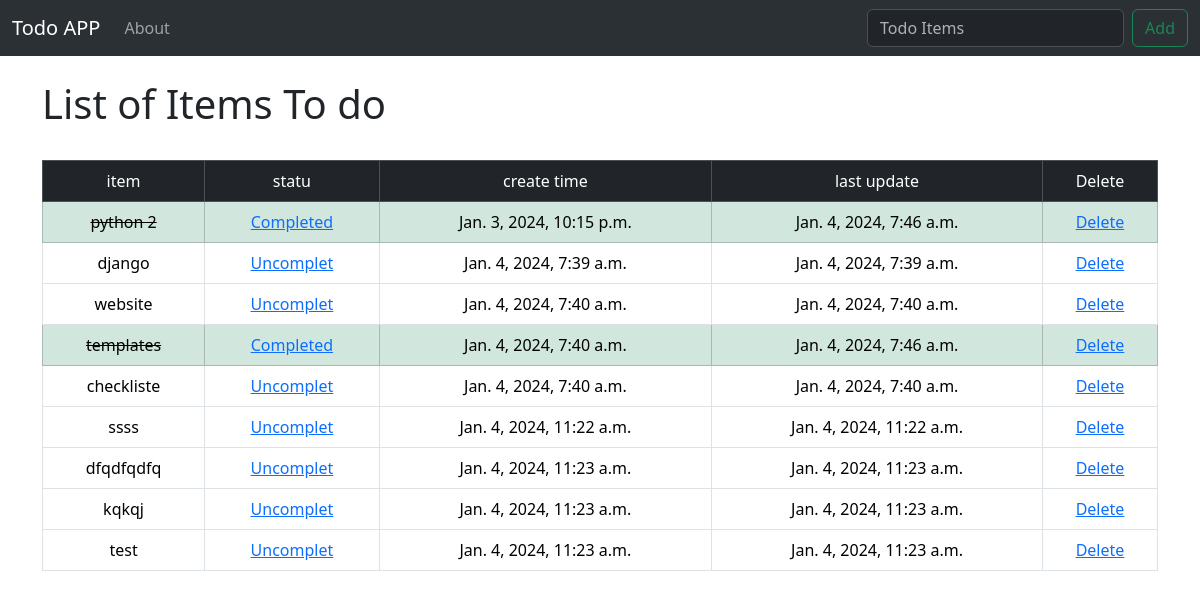
/, run on an earlier commit of the app's database.
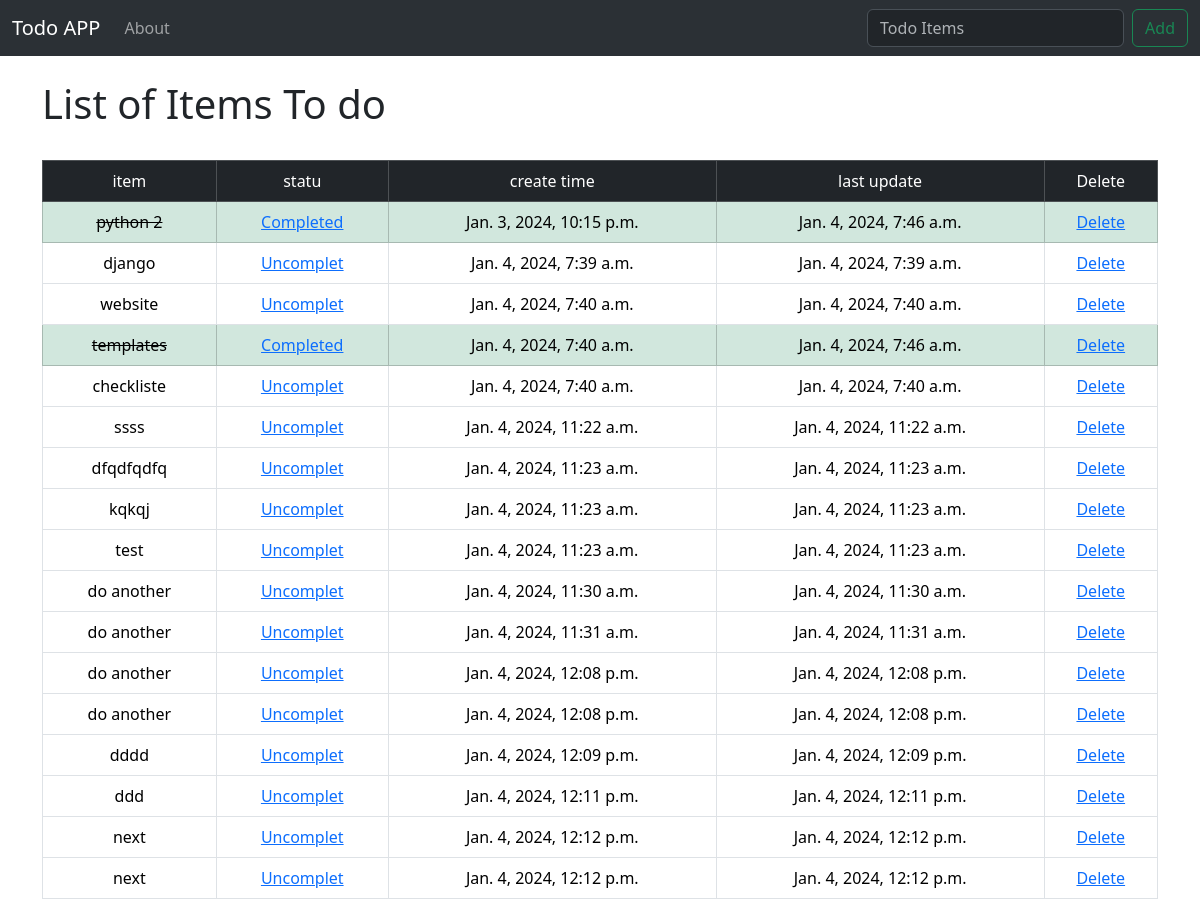
And on a later commit of the database.
### todo_list/models.py (models this page shows, shortened)
class List(models.Model):
    item= models.CharField(max_length=200)
    create_time = models.DateTimeField(auto_now=False, auto_now_add=True)
    update = models.DateTimeField(auto_now=True, auto_now_add=False)
    completed = models.BooleanField(default = False)
    class Meta:
        verbose_name = "List"
        verbose_name_plural = "Lists"

### todo_list/views.py (the view)
# urls.py: path('', views.home, name='home'),
def home(request):
    if request.method=="POST":
        form = ListForm(request.POST or None)
        if form.is_valid():
            form.save()
            items = List.objects.all
            messages.success(request, ('wawwww  Item Has Been Added to List!!!!'))
            return render(request, 'home.html', {'items': items})
    else :
        items = List.objects.all
        return render(request, 'home.html', {'items': items})

### todo_list/templates/home.html (shortened to what this page needs)
{% extends "base.html" %}
{% block content %}
{% if items %}
    <h1>List of Items To do</h1>
    <table class="table table-bordered">
        <thead class="table-dark text-center">
            <td >item</td>
            <td > statu </td>
            <td >create time </td>
            <td >last update</td>
            <td >Delete</td>
        </thead>
        <tbody>
            {% for it in items  %}
                {% if it.completed %}
                    <tr class ="table-success text-center">
                        <td class="text-decoration-line-through">{{it.item}}  </td>
                        <td><a href="{% url 'uncomplete' it.id %}"> Completed </a> </td>
                        <td>{{it.create_time}} </td>
                        <td>{{it.update}} </td>
                        <td > <a href ="{% url 'delete' it.id %}" > Delete</a></td>
                    </tr>
                {% else %}
                    <tr class="text-center">
                        <td>{{it.item}}  </td>
                        <td><a href="{% url 'complete' it.id %}"> Uncomplet </a> </td>
                        <td>{{it.create_time}} </td>
                        <td>{{it.update}} </td>
                        <td > <a href ="{% url 'delete' it.id %}" > Delete</a></td>
                    </tr>
                {% endif %}
            {% endfor %}
        </tbody>
    </table>
{% else %}
    <h1>No Item To do</h1>
{% endif %}
{% endblock content %}

What changed in the data, as far as the page shows it:
added List: item "do another", create_time "Jan. 4, 2024, 11:30 a.m.", update "Jan. 4, 2024, 11:30 a.m."
added List: item "do another", create_time "Jan. 4, 2024, 11:31 a.m.", update "Jan. 4, 2024, 11:31 a.m."
added List: item "do another", create_time "Jan. 4, 2024, 12:08 p.m.", update "Jan. 4, 2024, 12:08 p.m."
added List: item "do another", create_time "Jan. 4, 2024, 12:08 p.m.", update "Jan. 4, 2024, 12:08 p.m."
added List: item "dddd", create_time "Jan. 4, 2024, 12:09 p.m.", update "Jan. 4, 2024, 12:09 p.m."
added List: item "ddd", create_time "Jan. 4, 2024, 12:11 p.m.", update "Jan. 4, 2024, 12:11 p.m."
added List: item "next", create_time "Jan. 4, 2024, 12:12 p.m.", update "Jan. 4, 2024, 12:12 p.m."
added List: item "next", create_time "Jan. 4, 2024, 12:12 p.m.", update "Jan. 4, 2024, 12:12 p.m."
